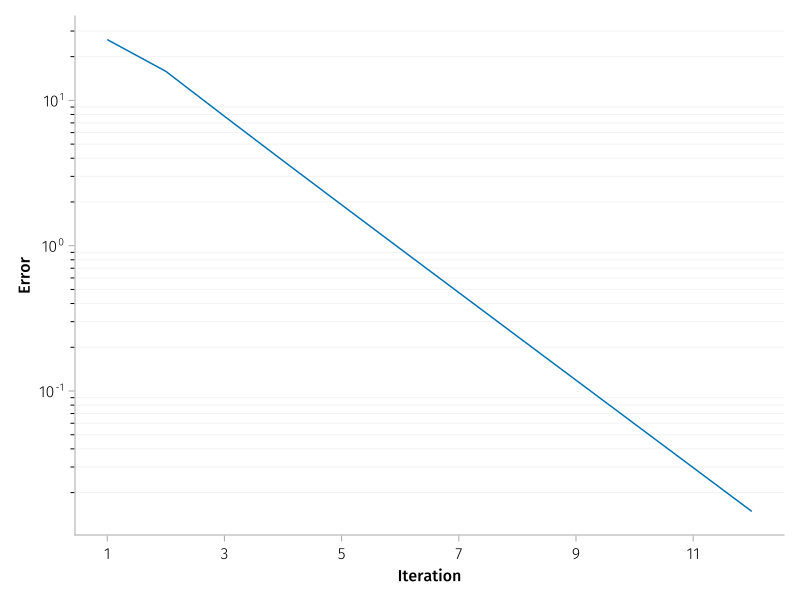

Source code (Julia):
# This file was generated, do not modify it. # hide
fig3=Figure()

ax3=Axis(
    fig3[1,1],
    xlabel="Iteration", ylabel="Error",
    yscale=log10, yminorticksvisible = true,
    yminorgridvisible = true, yminorticks = IntervalsBetween(9),
    xticks=1:2:n_iters+2
)

lines!(ax3, errors)

fig3
save("assets/posts/direct-shooting-with-approx/code/errors.svg", fig3) #hide